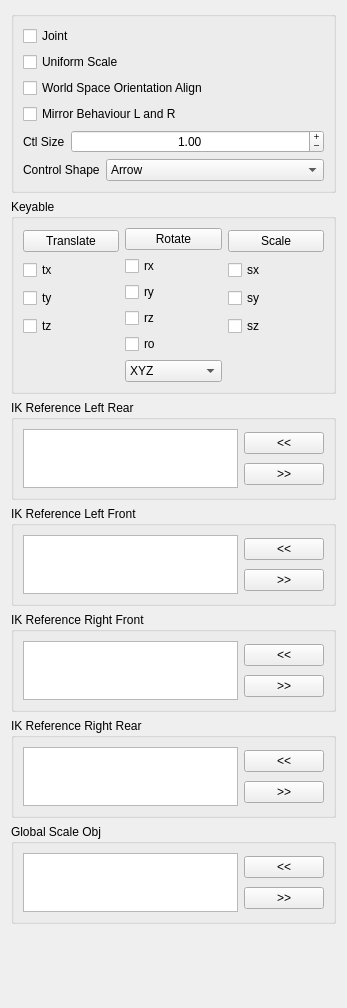
<?xml version="1.0" encoding="UTF-8"?>
<ui version="4.0">
 <class>Form</class>
 <widget class="QWidget" name="Form">
  <property name="geometry">
   <rect>
    <x>0</x>
    <y>0</y>
    <width>347</width>
    <height>1008</height>
   </rect>
  </property>
  <property name="windowTitle">
   <string>Form</string>
  </property>
  <layout class="QGridLayout" name="gridLayout">
   <item row="4" column="0">
    <widget class="QGroupBox" name="ikRefArrayRF_groupBox">
     <property name="maximumSize">
      <size>
       <width>16777215</width>
       <height>100</height>
      </size>
     </property>
     <property name="title">
      <string>IK Reference Right Front</string>
     </property>
     <layout class="QGridLayout" name="gridLayout_6">
      <item row="0" column="0">
       <layout class="QHBoxLayout" name="ikRefArray_horizontalLayout_3">
        <item>
         <layout class="QVBoxLayout" name="ikRefArray_verticalLayout_5">
          <item>
           <widget class="QListWidget" name="ikRefArrayRF_listWidget">
            <property name="dragDropOverwriteMode">
             <bool>true</bool>
            </property>
            <property name="dragDropMode">
             <enum>QAbstractItemView::InternalMove</enum>
            </property>
            <property name="defaultDropAction">
             <enum>Qt::MoveAction</enum>
            </property>
            <property name="alternatingRowColors">
             <bool>true</bool>
            </property>
            <property name="selectionMode">
             <enum>QAbstractItemView::ExtendedSelection</enum>
            </property>
            <property name="selectionRectVisible">
             <bool>false</bool>
            </property>
           </widget>
          </item>
         </layout>
        </item>
        <item>
         <layout class="QVBoxLayout" name="ikRefArray_verticalLayout_6">
          <item>
           <widget class="QPushButton" name="ikRefArrayAddRF_pushButton">
            <property name="text">
             <string>&lt;&lt;</string>
            </property>
           </widget>
          </item>
          <item>
           <widget class="QPushButton" name="ikRefArrayRemoveRF_pushButton">
            <property name="text">
             <string>&gt;&gt;</string>
            </property>
           </widget>
          </item>
         </layout>
        </item>
       </layout>
      </item>
     </layout>
    </widget>
   </item>
   <item row="0" column="0">
    <widget class="QGroupBox" name="groupBox">
     <property name="title">
      <string/>
     </property>
     <layout class="QGridLayout" name="gridLayout_2">
      <item row="0" column="0">
       <layout class="QVBoxLayout" name="verticalLayout_4">
        <item>
         <widget class="QCheckBox" name="joint_checkBox">
          <property name="text">
           <string>Joint</string>
          </property>
         </widget>
        </item>
        <item>
         <widget class="QCheckBox" name="uniScale_checkBox">
          <property name="text">
           <string>Uniform Scale</string>
          </property>
         </widget>
        </item>
        <item>
         <widget class="QCheckBox" name="neutralRotation_checkBox">
          <property name="toolTip">
           <string>&lt;html&gt;&lt;head/&gt;&lt;body&gt;&lt;p&gt;If is active, it will align the control with world space&lt;/p&gt;&lt;/body&gt;&lt;/html&gt;</string>
          </property>
          <property name="text">
           <string>World Space Orientation Align</string>
          </property>
         </widget>
        </item>
        <item>
         <widget class="QCheckBox" name="mirrorBehaviour_checkBox">
          <property name="toolTip">
           <string>&lt;html&gt;&lt;head/&gt;&lt;body&gt;&lt;p&gt;If is active, the control will have symmetrical behaviour on Left and Right side.&lt;/p&gt;&lt;p&gt;&lt;br/&gt;&lt;/p&gt;&lt;p&gt;WARNING: There is a bug in Maya 2018 and 2018.1 that will result in an incorrect behaviour, because this option will negate one of the axis. Other Maya version should be ok.&lt;/p&gt;&lt;/body&gt;&lt;/html&gt;</string>
          </property>
          <property name="text">
           <string>Mirror Behaviour L and R</string>
          </property>
         </widget>
        </item>
        <item>
         <layout class="QHBoxLayout" name="horizontalLayout_3">
          <item>
           <widget class="QLabel" name="ctlSize_label">
            <property name="text">
             <string>Ctl Size</string>
            </property>
           </widget>
          </item>
          <item>
           <widget class="QDoubleSpinBox" name="ctlSize_doubleSpinBox">
            <property name="sizePolicy">
             <sizepolicy hsizetype="Expanding" vsizetype="Fixed">
              <horstretch>0</horstretch>
              <verstretch>0</verstretch>
             </sizepolicy>
            </property>
            <property name="wrapping">
             <bool>false</bool>
            </property>
            <property name="alignment">
             <set>Qt::AlignCenter</set>
            </property>
            <property name="buttonSymbols">
             <enum>QAbstractSpinBox::PlusMinus</enum>
            </property>
            <property name="minimum">
             <double>0.010000000000000</double>
            </property>
            <property name="maximum">
             <double>20000.000000000000000</double>
            </property>
            <property name="value">
             <double>1.000000000000000</double>
            </property>
           </widget>
          </item>
         </layout>
        </item>
        <item>
         <layout class="QHBoxLayout" name="horizontalLayout_2">
          <item>
           <widget class="QLabel" name="controlShape_label">
            <property name="text">
             <string notr="true">Control Shape</string>
            </property>
           </widget>
          </item>
          <item>
           <widget class="QComboBox" name="controlShape_comboBox">
            <property name="sizePolicy">
             <sizepolicy hsizetype="Expanding" vsizetype="Fixed">
              <horstretch>0</horstretch>
              <verstretch>0</verstretch>
             </sizepolicy>
            </property>
            <item>
             <property name="text">
              <string>Arrow</string>
             </property>
            </item>
            <item>
             <property name="text">
              <string>Circle</string>
             </property>
            </item>
            <item>
             <property name="text">
              <string>Compas</string>
             </property>
            </item>
            <item>
             <property name="text">
              <string>Cross</string>
             </property>
            </item>
            <item>
             <property name="text">
              <string>Crossarrow</string>
             </property>
            </item>
            <item>
             <property name="text">
              <string>Cube</string>
             </property>
            </item>
            <item>
             <property name="text">
              <string>Cubewithpeak</string>
             </property>
            </item>
            <item>
             <property name="text">
              <string>Cylinder</string>
             </property>
            </item>
            <item>
             <property name="text">
              <string>Diamond</string>
             </property>
            </item>
            <item>
             <property name="text">
              <string>Flower</string>
             </property>
            </item>
            <item>
             <property name="text">
              <string>Null</string>
             </property>
            </item>
            <item>
             <property name="text">
              <string>Pyramid</string>
             </property>
            </item>
            <item>
             <property name="text">
              <string>Sphere</string>
             </property>
            </item>
            <item>
             <property name="text">
              <string>Square</string>
             </property>
            </item>
           </widget>
          </item>
         </layout>
        </item>
       </layout>
      </item>
     </layout>
    </widget>
   </item>
   <item row="2" column="0">
    <widget class="QGroupBox" name="ikRefArrayLR_groupBox">
     <property name="maximumSize">
      <size>
       <width>16777215</width>
       <height>100</height>
      </size>
     </property>
     <property name="title">
      <string>IK Reference Left Rear</string>
     </property>
     <layout class="QGridLayout" name="gridLayout_3">
      <item row="0" column="0">
       <layout class="QHBoxLayout" name="ikRefArray_horizontalLayout">
        <item>
         <layout class="QVBoxLayout" name="ikRefArray_verticalLayout_1">
          <item>
           <widget class="QListWidget" name="ikRefArrayLR_listWidget">
            <property name="dragDropOverwriteMode">
             <bool>true</bool>
            </property>
            <property name="dragDropMode">
             <enum>QAbstractItemView::InternalMove</enum>
            </property>
            <property name="defaultDropAction">
             <enum>Qt::MoveAction</enum>
            </property>
            <property name="alternatingRowColors">
             <bool>true</bool>
            </property>
            <property name="selectionMode">
             <enum>QAbstractItemView::ExtendedSelection</enum>
            </property>
            <property name="selectionRectVisible">
             <bool>false</bool>
            </property>
           </widget>
          </item>
         </layout>
        </item>
        <item>
         <layout class="QVBoxLayout" name="ikRefArray_verticalLayout_2">
          <item>
           <widget class="QPushButton" name="ikRefArrayAddLR_pushButton">
            <property name="text">
             <string>&lt;&lt;</string>
            </property>
           </widget>
          </item>
          <item>
           <widget class="QPushButton" name="ikRefArrayRemoveLR_pushButton">
            <property name="text">
             <string>&gt;&gt;</string>
            </property>
           </widget>
          </item>
         </layout>
        </item>
       </layout>
      </item>
     </layout>
    </widget>
   </item>
   <item row="1" column="0">
    <widget class="QGroupBox" name="keyable_groupBox">
     <property name="title">
      <string>Keyable</string>
     </property>
     <layout class="QGridLayout" name="gridLayout_4">
      <item row="0" column="0">
       <layout class="QHBoxLayout" name="horizontalLayout">
        <item>
         <layout class="QVBoxLayout" name="verticalLayout">
          <property name="sizeConstraint">
           <enum>QLayout::SetMinimumSize</enum>
          </property>
          <item>
           <widget class="QPushButton" name="translate_pushButton">
            <property name="text">
             <string>Translate</string>
            </property>
           </widget>
          </item>
          <item>
           <widget class="QCheckBox" name="tx_checkBox">
            <property name="text">
             <string>tx</string>
            </property>
           </widget>
          </item>
          <item>
           <widget class="QCheckBox" name="ty_checkBox">
            <property name="text">
             <string>ty</string>
            </property>
           </widget>
          </item>
          <item>
           <widget class="QCheckBox" name="tz_checkBox">
            <property name="text">
             <string>tz</string>
            </property>
           </widget>
          </item>
          <item>
           <spacer name="verticalSpacer_2">
            <property name="orientation">
             <enum>Qt::Vertical</enum>
            </property>
            <property name="sizeType">
             <enum>QSizePolicy::Minimum</enum>
            </property>
            <property name="sizeHint" stdset="0">
             <size>
              <width>20</width>
              <height>40</height>
             </size>
            </property>
           </spacer>
          </item>
         </layout>
        </item>
        <item>
         <layout class="QVBoxLayout" name="verticalLayout_2">
          <property name="sizeConstraint">
           <enum>QLayout::SetMinimumSize</enum>
          </property>
          <item>
           <widget class="QPushButton" name="rotate_pushButton">
            <property name="text">
             <string>Rotate</string>
            </property>
           </widget>
          </item>
          <item>
           <widget class="QCheckBox" name="rx_checkBox">
            <property name="text">
             <string>rx</string>
            </property>
           </widget>
          </item>
          <item>
           <widget class="QCheckBox" name="ry_checkBox">
            <property name="text">
             <string>ry</string>
            </property>
           </widget>
          </item>
          <item>
           <widget class="QCheckBox" name="rz_checkBox">
            <property name="text">
             <string>rz</string>
            </property>
           </widget>
          </item>
          <item>
           <widget class="QCheckBox" name="ro_checkBox">
            <property name="text">
             <string>ro</string>
            </property>
           </widget>
          </item>
          <item>
           <widget class="QComboBox" name="ro_comboBox">
            <item>
             <property name="text">
              <string>XYZ</string>
             </property>
            </item>
            <item>
             <property name="text">
              <string>YZX</string>
             </property>
            </item>
            <item>
             <property name="text">
              <string>ZXY</string>
             </property>
            </item>
            <item>
             <property name="text">
              <string>XZY</string>
             </property>
            </item>
            <item>
             <property name="text">
              <string>YXZ</string>
             </property>
            </item>
            <item>
             <property name="text">
              <string>ZYX</string>
             </property>
            </item>
           </widget>
          </item>
         </layout>
        </item>
        <item>
         <layout class="QVBoxLayout" name="verticalLayout_3">
          <item>
           <widget class="QPushButton" name="scale_pushButton">
            <property name="text">
             <string>Scale</string>
            </property>
           </widget>
          </item>
          <item>
           <widget class="QCheckBox" name="sx_checkBox">
            <property name="text">
             <string>sx</string>
            </property>
           </widget>
          </item>
          <item>
           <widget class="QCheckBox" name="sy_checkBox">
            <property name="text">
             <string>sy</string>
            </property>
           </widget>
          </item>
          <item>
           <widget class="QCheckBox" name="sz_checkBox">
            <property name="text">
             <string>sz</string>
            </property>
           </widget>
          </item>
          <item>
           <spacer name="verticalSpacer">
            <property name="orientation">
             <enum>Qt::Vertical</enum>
            </property>
            <property name="sizeType">
             <enum>QSizePolicy::Minimum</enum>
            </property>
            <property name="sizeHint" stdset="0">
             <size>
              <width>20</width>
              <height>40</height>
             </size>
            </property>
           </spacer>
          </item>
         </layout>
        </item>
       </layout>
      </item>
     </layout>
    </widget>
   </item>
   <item row="5" column="0">
    <widget class="QGroupBox" name="ikRefArrayRR_groupBox">
     <property name="maximumSize">
      <size>
       <width>16777215</width>
       <height>100</height>
      </size>
     </property>
     <property name="title">
      <string>IK Reference Right Rear</string>
     </property>
     <layout class="QGridLayout" name="gridLayout_7">
      <item row="0" column="0">
       <layout class="QHBoxLayout" name="ikRefArray_horizontalLayout_4">
        <item>
         <layout class="QVBoxLayout" name="ikRefArray_verticalLayout_7">
          <item>
           <widget class="QListWidget" name="ikRefArrayRR_listWidget">
            <property name="dragDropOverwriteMode">
             <bool>true</bool>
            </property>
            <property name="dragDropMode">
             <enum>QAbstractItemView::InternalMove</enum>
            </property>
            <property name="defaultDropAction">
             <enum>Qt::MoveAction</enum>
            </property>
            <property name="alternatingRowColors">
             <bool>true</bool>
            </property>
            <property name="selectionMode">
             <enum>QAbstractItemView::ExtendedSelection</enum>
            </property>
            <property name="selectionRectVisible">
             <bool>false</bool>
            </property>
           </widget>
          </item>
         </layout>
        </item>
        <item>
         <layout class="QVBoxLayout" name="ikRefArray_verticalLayout_8">
          <item>
           <widget class="QPushButton" name="ikRefArrayAddRR_pushButton">
            <property name="text">
             <string>&lt;&lt;</string>
            </property>
           </widget>
          </item>
          <item>
           <widget class="QPushButton" name="ikRefArrayRemoveRR_pushButton">
            <property name="text">
             <string>&gt;&gt;</string>
            </property>
           </widget>
          </item>
         </layout>
        </item>
       </layout>
      </item>
     </layout>
    </widget>
   </item>
   <item row="3" column="0">
    <widget class="QGroupBox" name="ikRefArrayLF_groupBox">
     <property name="maximumSize">
      <size>
       <width>16777215</width>
       <height>100</height>
      </size>
     </property>
     <property name="title">
      <string>IK Reference Left Front</string>
     </property>
     <layout class="QGridLayout" name="gridLayout_5">
      <item row="0" column="0">
       <layout class="QHBoxLayout" name="ikRefArray_horizontalLayout_2">
        <item>
         <layout class="QVBoxLayout" name="ikRefArray_verticalLayout_3">
          <item>
           <widget class="QListWidget" name="ikRefArrayLF_listWidget">
            <property name="dragDropOverwriteMode">
             <bool>true</bool>
            </property>
            <property name="dragDropMode">
             <enum>QAbstractItemView::InternalMove</enum>
            </property>
            <property name="defaultDropAction">
             <enum>Qt::MoveAction</enum>
            </property>
            <property name="alternatingRowColors">
             <bool>true</bool>
            </property>
            <property name="selectionMode">
             <enum>QAbstractItemView::ExtendedSelection</enum>
            </property>
            <property name="selectionRectVisible">
             <bool>false</bool>
            </property>
           </widget>
          </item>
         </layout>
        </item>
        <item>
         <layout class="QVBoxLayout" name="ikRefArray_verticalLayout_4">
          <item>
           <widget class="QPushButton" name="ikRefArrayAddLF_pushButton">
            <property name="text">
             <string>&lt;&lt;</string>
            </property>
           </widget>
          </item>
          <item>
           <widget class="QPushButton" name="ikRefArrayRemoveLF_pushButton">
            <property name="text">
             <string>&gt;&gt;</string>
            </property>
           </widget>
          </item>
         </layout>
        </item>
       </layout>
      </item>
     </layout>
    </widget>
   </item>
   <item row="7" column="0">
    <spacer name="verticalSpacer_3">
     <property name="orientation">
      <enum>Qt::Vertical</enum>
     </property>
     <property name="sizeHint" stdset="0">
      <size>
       <width>158</width>
       <height>0</height>
      </size>
     </property>
    </spacer>
   </item>
   <item row="6" column="0">
    <widget class="QGroupBox" name="globalScaleArray_groupBox">
     <property name="maximumSize">
      <size>
       <width>16777215</width>
       <height>100</height>
      </size>
     </property>
     <property name="title">
      <string>Global Scale Obj</string>
     </property>
     <layout class="QGridLayout" name="gridLayout_8">
      <item row="0" column="0">
       <layout class="QHBoxLayout" name="ikRefArray_horizontalLayout_5">
        <item>
         <layout class="QVBoxLayout" name="ikRefArray_verticalLayout_9">
          <item>
           <widget class="QListWidget" name="globalScaleArray_listWidget">
            <property name="dragDropOverwriteMode">
             <bool>true</bool>
            </property>
            <property name="dragDropMode">
             <enum>QAbstractItemView::InternalMove</enum>
            </property>
            <property name="defaultDropAction">
             <enum>Qt::MoveAction</enum>
            </property>
            <property name="alternatingRowColors">
             <bool>true</bool>
            </property>
            <property name="selectionMode">
             <enum>QAbstractItemView::ExtendedSelection</enum>
            </property>
            <property name="selectionRectVisible">
             <bool>false</bool>
            </property>
           </widget>
          </item>
         </layout>
        </item>
        <item>
         <layout class="QVBoxLayout" name="ikRefArray_verticalLayout_10">
          <item>
           <widget class="QPushButton" name="globalArrayAdd_pushButton">
            <property name="text">
             <string>&lt;&lt;</string>
            </property>
           </widget>
          </item>
          <item>
           <widget class="QPushButton" name="globalArrayRemove_pushButton">
            <property name="text">
             <string>&gt;&gt;</string>
            </property>
           </widget>
          </item>
         </layout>
        </item>
       </layout>
      </item>
     </layout>
    </widget>
   </item>
  </layout>
 </widget>
 <resources/>
 <connections>
  <connection>
   <sender>translate_pushButton</sender>
   <signal>clicked()</signal>
   <receiver>tx_checkBox</receiver>
   <slot>toggle()</slot>
   <hints>
    <hint type="sourcelabel">
     <x>120</x>
     <y>210</y>
    </hint>
    <hint type="destinationlabel">
     <x>31</x>
     <y>232</y>
    </hint>
   </hints>
  </connection>
  <connection>
   <sender>translate_pushButton</sender>
   <signal>clicked()</signal>
   <receiver>ty_checkBox</receiver>
   <slot>toggle()</slot>
   <hints>
    <hint type="sourcelabel">
     <x>139</x>
     <y>212</y>
    </hint>
    <hint type="destinationlabel">
     <x>68</x>
     <y>258</y>
    </hint>
   </hints>
  </connection>
  <connection>
   <sender>translate_pushButton</sender>
   <signal>clicked()</signal>
   <receiver>tz_checkBox</receiver>
   <slot>toggle()</slot>
   <hints>
    <hint type="sourcelabel">
     <x>176</x>
     <y>212</y>
    </hint>
    <hint type="destinationlabel">
     <x>168</x>
     <y>278</y>
    </hint>
   </hints>
  </connection>
  <connection>
   <sender>rotate_pushButton</sender>
   <signal>clicked()</signal>
   <receiver>rx_checkBox</receiver>
   <slot>toggle()</slot>
   <hints>
    <hint type="sourcelabel">
     <x>338</x>
     <y>208</y>
    </hint>
    <hint type="destinationlabel">
     <x>338</x>
     <y>234</y>
    </hint>
   </hints>
  </connection>
  <connection>
   <sender>rotate_pushButton</sender>
   <signal>clicked()</signal>
   <receiver>ry_checkBox</receiver>
   <slot>toggle()</slot>
   <hints>
    <hint type="sourcelabel">
     <x>367</x>
     <y>212</y>
    </hint>
    <hint type="destinationlabel">
     <x>367</x>
     <y>261</y>
    </hint>
   </hints>
  </connection>
  <connection>
   <sender>rotate_pushButton</sender>
   <signal>clicked()</signal>
   <receiver>rz_checkBox</receiver>
   <slot>toggle()</slot>
   <hints>
    <hint type="sourcelabel">
     <x>401</x>
     <y>207</y>
    </hint>
    <hint type="destinationlabel">
     <x>397</x>
     <y>275</y>
    </hint>
   </hints>
  </connection>
  <connection>
   <sender>rotate_pushButton</sender>
   <signal>clicked()</signal>
   <receiver>ro_checkBox</receiver>
   <slot>toggle()</slot>
   <hints>
    <hint type="sourcelabel">
     <x>430</x>
     <y>213</y>
    </hint>
    <hint type="destinationlabel">
     <x>419</x>
     <y>302</y>
    </hint>
   </hints>
  </connection>
  <connection>
   <sender>scale_pushButton</sender>
   <signal>clicked()</signal>
   <receiver>sx_checkBox</receiver>
   <slot>toggle()</slot>
   <hints>
    <hint type="sourcelabel">
     <x>533</x>
     <y>209</y>
    </hint>
    <hint type="destinationlabel">
     <x>532</x>
     <y>234</y>
    </hint>
   </hints>
  </connection>
  <connection>
   <sender>scale_pushButton</sender>
   <signal>clicked()</signal>
   <receiver>sy_checkBox</receiver>
   <slot>toggle()</slot>
   <hints>
    <hint type="sourcelabel">
     <x>563</x>
     <y>211</y>
    </hint>
    <hint type="destinationlabel">
     <x>558</x>
     <y>261</y>
    </hint>
   </hints>
  </connection>
  <connection>
   <sender>scale_pushButton</sender>
   <signal>clicked()</signal>
   <receiver>sz_checkBox</receiver>
   <slot>toggle()</slot>
   <hints>
    <hint type="sourcelabel">
     <x>593</x>
     <y>218</y>
    </hint>
    <hint type="destinationlabel">
     <x>587</x>
     <y>277</y>
    </hint>
   </hints>
  </connection>
 </connections>
</ui>
